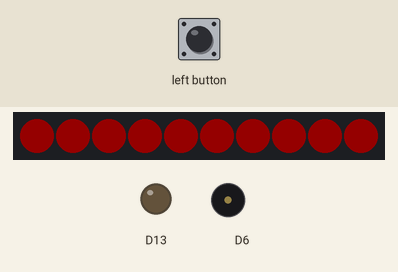
A sketch run on a simulated Adafruit Circuit Playground Express. Shown: 10 RGB LEDs in strip order, left to right, output pins drawn as LEDs (lit = HIGH), buzzer (waves = sounding). Inputs (shaded band) come from the test bench. Dim RGB values are drawn brighter than linear; random numbers use the default seed unless the sketch sets one.

Above: at 11.74 s.
12.1 s: left button pressed for 0.95 s
At 12.54 s:
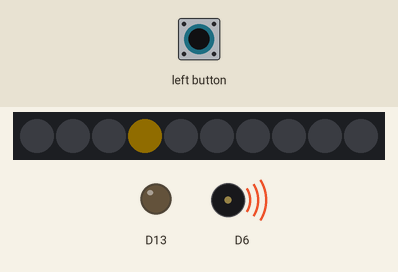
At 13.14 s:
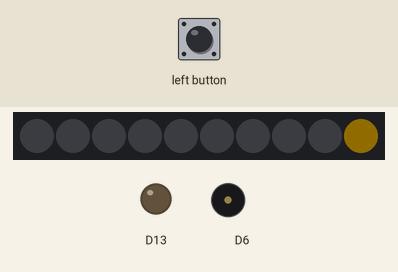
Timing chart, 0 to 21.1 s (numbered marks = the images above; inputs shaded):
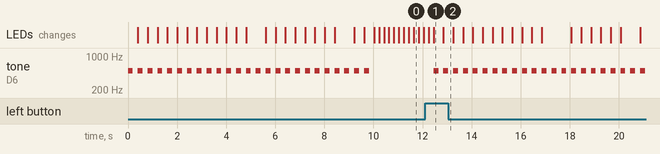

Measured:
- after the input at 12.1 s, tone on D6: alternates 500 Hz for 0.20 s and silent for 0.20 s, starting after 0.35 s
- by itself, tone on D6: alternates 500 Hz for 0.20 s and silent for 0.20 s, 50 changes in all, then stays silent
- what the display in image 1 shows lasts 0.4 s, from 12.4 s to 12.8 s

The sketch:

ArtScience_HotCircuit.ino
```cpp
/*Tomas de Camino Beck
www.funcostarica.org

*/
#include <Adafruit_CircuitPlayground.h>
#include <Wire.h>
#include <SPI.h>

//cambiar el tiempo para duración
#define TIME 10 //tiempo en segundos

long lastMillis;

void setup() {
  // put your setup code here, to run once:
  CircuitPlayground.begin();
  lastMillis = millis();
}

void loop() {
  // put your main code here, to run repeatedly:
  while (millis() - lastMillis < (TIME * 1000)) {
    int rnd =  random(10);
    CircuitPlayground.setPixelColor(rnd, CircuitPlayground.strip.Color(200, 150, 0));
    CircuitPlayground.playTone(500, 200);
    delay(200);
    CircuitPlayground.clearPixels();

  }

  for (int i = 0; i <= 11; i++) {
    CircuitPlayground.setPixelColor(i, CircuitPlayground.strip.Color(255, 0, 0));
  }
  delay(200);
  CircuitPlayground.clearPixels();
  delay(200);
  if (CircuitPlayground.leftButton()) {
    lastMillis = millis();
  }
}
```
